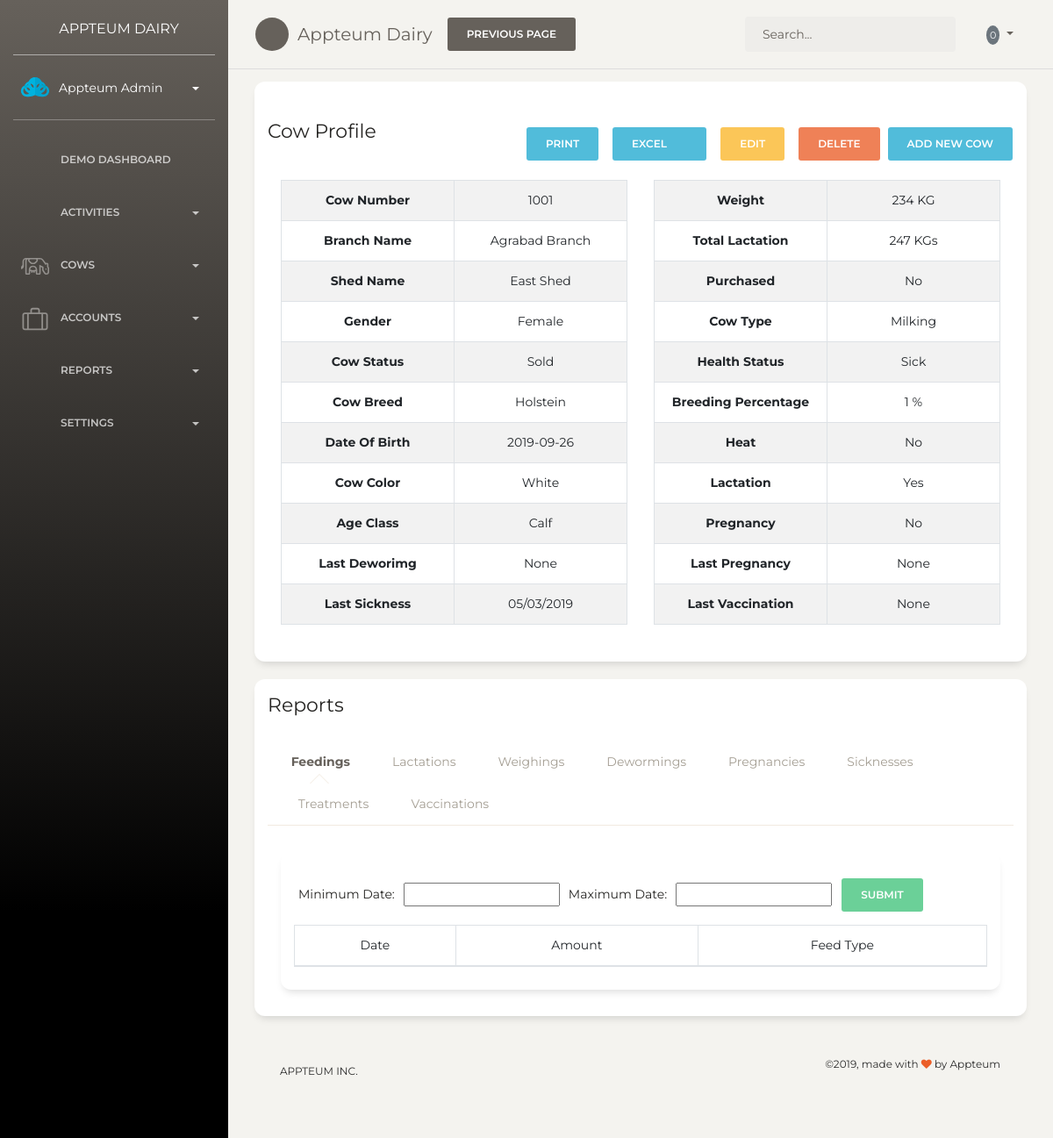
Screenshot of /cow/details/1001 with the database file from the repository.
### tables this page shows
CREATE TABLE `cows` (
  `cow_id` varchar(80) NOT NULL,
  `branch_id` int(11) NOT NULL,
  `shed_id` int(11) NOT NULL,
  `gender` int(11) NOT NULL,
  `type` int(11) NOT NULL,
  `status` int(11) NOT NULL,
  `availability` int(11) NOT NULL,
  `weight` varchar(20) NOT NULL,
  `dob` varchar(30) NOT NULL,
  `color` int(11) NOT NULL,
  `breeding_status` int(11) NOT NULL,
  `breeding_percentage` varchar(80) NOT NULL,
  `vendor_contact` varchar(20) NOT NULL,
  `paternal_history` int(11) NOT NULL,
  `maternal_history` int(11) NOT NULL,
  `expected_sale_price` varchar(20) NOT NULL,
  `estimated_sale_date` varchar(30) NOT NULL,
  `image` varchar(80) NOT NULL,
  `supplier` varchar(80) DEFAULT NULL,
  `purchase_date` varchar(30) DEFAULT NULL,
  `purchase_place` varchar(80) DEFAULT NULL,
  `purchase_price` varchar(30) DEFAULT NULL,
  `created_at` timestamp NOT NULL DEFAULT CURRENT_TIMESTAMP
);

CREATE TABLE `branches` (
  `id` int(11) NOT NULL,
  `name` varchar(80) NOT NULL,
  `address_line_1` text NOT NULL,
  `address_line_2` text,
  `country` varchar(80) NOT NULL,
  `state` varchar(80) NOT NULL,
  `city` varchar(80) NOT NULL,
  `contact` varchar(20) NOT NULL,
  `created_by` timestamp NOT NULL DEFAULT CURRENT_TIMESTAMP,
  `status` tinyint(1) NOT NULL DEFAULT '1'
);

CREATE TABLE `sheds` (
  `id` int(11) NOT NULL,
  `name` varchar(100) NOT NULL,
  `branch_id` int(11) NOT NULL
);

CREATE TABLE `gender` (
  `id` int(11) NOT NULL,
  `name` varchar(20) NOT NULL,
  `created_at` timestamp NOT NULL DEFAULT CURRENT_TIMESTAMP
);

CREATE TABLE `status` (
  `id` int(11) NOT NULL,
  `name` varchar(80) NOT NULL,
  `created_at` timestamp NOT NULL DEFAULT CURRENT_TIMESTAMP
);

CREATE TABLE `breeding_status` (
  `id` int(11) NOT NULL,
  `name` varchar(80) NOT NULL,
  `created_at` timestamp NOT NULL DEFAULT CURRENT_TIMESTAMP
);

CREATE TABLE `color` (
  `id` int(11) NOT NULL,
  `name` varchar(80) NOT NULL,
  `created_at` timestamp NOT NULL DEFAULT CURRENT_TIMESTAMP
);

CREATE TABLE `type` (
  `id` int(11) NOT NULL,
  `name` varchar(50) NOT NULL,
  `created_at` timestamp NOT NULL DEFAULT CURRENT_TIMESTAMP
);

### application/views/cow/cow-view.php (the view, shortened to what the rows shown need)
<div class="content">
    <div class="printarea">
        <div class="row">
            <div class="col-md-12">
                <div class="card">
                        <div class="card-body">
                            <div class="row col-12 justify-content-between px-0 mx-0 mt-4">
                                <?php if(!empty($cows)){ foreach ($cows as $cow) { } ?>
                                <div class="col-6">
                                    <table id="datatable-left" class="table table-striped table-bordered" cellspacing="0"
                                    width="100%">
                                        <tr>
                                            <td class="text-center font-weight-bold" width="50%">Cow Number</td>
                                            <td class="text-center" id="cow-id"><?php echo $cow->cow_id; ?></td>
                                        </tr>
                                        <tr>
                                            <td class="text-center font-weight-bold">Branch Name</td>
                                            <td class="text-center">
                                                <?php foreach ($data['branches'] as $branch) {
                                                    if($branch->id == $cow->branch_id){
                                                        echo $branch->name;
                                                    }
                                                } ?>
                                            </td>
                                        </tr>
                                        <tr>
                                            <td class="text-center font-weight-bold">Shed Name</td>
                                            <td class="text-center">
                                                <?php echo shedOfBranch($cow->shed_id,$cow->branch_id); ?>
                                            </td>
                                        </tr>
                                        <tr>
                                            <td class="text-center font-weight-bold">Gender</td>
                                            <td class="text-center">
                                                <?php foreach ($data['genders'] as $gender) {
                                                    if($gender->id == $cow->gender){
                                                        echo $gender->name;
                                                    }
                                                } ?>
                                            </td>
                                        </tr>
                                        <tr>
                                            <td class="text-center font-weight-bold">Cow Status</td>
                                            <td class="text-center">
                                                <?php foreach ($data['status'] as $status) {
                                                    if($status->id == $cow->status){
                                                        echo $status->name;
                                                    }
                                                } ?>
                                            </td>
                                        </tr>
                                        <tr>
                                            <td class="text-center font-weight-bold">Cow Breed</td>
                                            <td class="text-center">
                                                <?php foreach ($data['breeding_status'] as $breeding_status) {
                                                    if($breeding_status->id == $cow->breeding_status){
                                                        echo $breeding_status->name;
                                                    }
                                                } ?>
                                            </td>
                                        </tr>
                                        <tr>
                                            <td class="text-center font-weight-bold">Date Of Birth</td>
                                            <td class="text-center"><?php echo $cow->dob; ?></td>
                                        </tr>
                                        <tr>
                                            <td class="text-center font-weight-bold">Cow Color</td>
                                            <td class="text-center">
                                                <?php foreach ($data['colors'] as $colors) {
                                                    if($colors->id == $cow->color){
                                                        echo $colors->name;
                                                    }
                                                } ?>
                                            </td>
                                        </tr>
                                        <tr>
                                            <td class="text-center font-weight-bold">Age Class</td>
                                            <td class="text-center">
                                                <?php
                                                $age = age($cow->dob);
                                                if($age >1){
                                                    echo "Adult";
                                                }else{
                                                    echo " Calf";
                                                }
                                                ?>
                                            </td>
                                        </tr>
                                        <tr>
                                            <td class="text-center font-weight-bold">Last Deworimg</td>
                                            <td class="text-center">None</td>
                                        </tr>
                                        <tr>
                                            <td class="text-center font-weight-bold">Last Sickness</td>
                                            <td class="text-center">05/03/2019</td>
                                        </tr>
                                    </table>
                                </div>
                                <div class="col-6">
                                    <table id="datatable-right" class="table table-striped table-bordered" cellspacing="0"
                                    width="100%">
                                    <tr>
                                        <td class="text-center font-weight-bold" width="50%">Weight</td>
                                        <td class="text-center"><?php echo $cow->weight.' KG'; ?></td>
                                    </tr>
                                    <tr>
                                        <td class="text-center font-weight-bold">Total Lactation</td>
                                        <td class="text-center">247 KGs</td>
                                    </tr>
                                    <tr>
                                        <td class="text-center font-weight-bold">Purchased</td>
                                        <td class="text-center"> <?php if($cow->purchase_price) {echo "Yes";}else{echo "No";}?> </td>
                                    </tr>
                                    <tr>
                                        <td class="text-center font-weight-bold">Cow Type</td>
                                        <td class="text-center">
                                            <?php
                                                foreach ($data['types'] as $types) {
                                                    if($types->id == $cow->type){
                                                        echo $types->name;
                                                    }
                                                } ?>
                                        </td>
                                    </tr>
                                    <tr>
                                        <td class="text-center font-weight-bold">Health Status</td>
                                        <td class="text-center"> Sick </td>
                                    </tr>
                                    <tr>
                                        <td class="text-center font-weight-bold">Breeding Percentage</td>
                                        <td class="text-center"><?php echo $cow->breeding_status." %"; ?></td>
                                    </tr>
                                    <tr>
                                        <td class="text-center font-weight-bold">Heat</td>
                                        <td class="text-center"> No                                     </td>
                                    </tr>
                                    <tr>
                                        <td class="text-center font-weight-bold">Lactation</td>
                                        <td class="text-center">                                            Yes </td>
                                    </tr>
                                    <tr>
                                        <td class="text-center font-weight-bold">Pregnancy</td>
                                        <td class="text-center"> No </td>
                                    </tr>
                                    <tr>
                                        <td class="text-center font-weight-bold">Last Pregnancy</td>
                                        <td class="text-center">None</td>
                                    </tr>
                                    <tr>
                                        <td class="text-center font-weight-bold">Last Vaccination</td>
                                        <td class="text-center">None</td>
                                    </tr>
                                </table>
                            </div>
                        <?php }else{
                            echo "<h2 class='text-center' >no data found</h2>";
                        } ?>
                        </div>
                </div>
            </div>
        </div>
        </div>
<div id="load-data">
<div class="row">
    <div class="col-12">
        <div class="card">
            <div class="card-body">
                <div id="my-tab-content" class="tab-content text-center">
                    <div class="tab-pane active show" id="feed-tab" role="tabpanel" aria-expanded="false">
                        <div class="col-md-12">
                            <div class="card">
                                <div class="card-body">
                                    <table id="feedingTable" class="table table-striped table-bordered" cellspacing="0" width="100%">
                                        <thead>
                                        <tr>
                                            <td class="text-center">Date</td>
                                            <td class="text-center">Amount</td>
                                            <td class="text-center">Feed Type</td>
                                        </tr>
                                        </thead>
                                    </table>
                                </div>
                            </div>
                        </div>
                    </div>
                </div>
            </div>
        </div>
    </div>
</div>
</div>
</div>
</div>

### rows the page displays
cows: cow_id "1001", shedOfBranch($cow->shed_id,$cow->branch_id) "East Shed", dob "2019-09-26", weight "234", breeding_status "1"
branches: name "Agrabad Branch"
gender: name "Female"
status: name "Sold"
breeding_status: name "Holstein"
color: name "White"
type: name "Milking"
